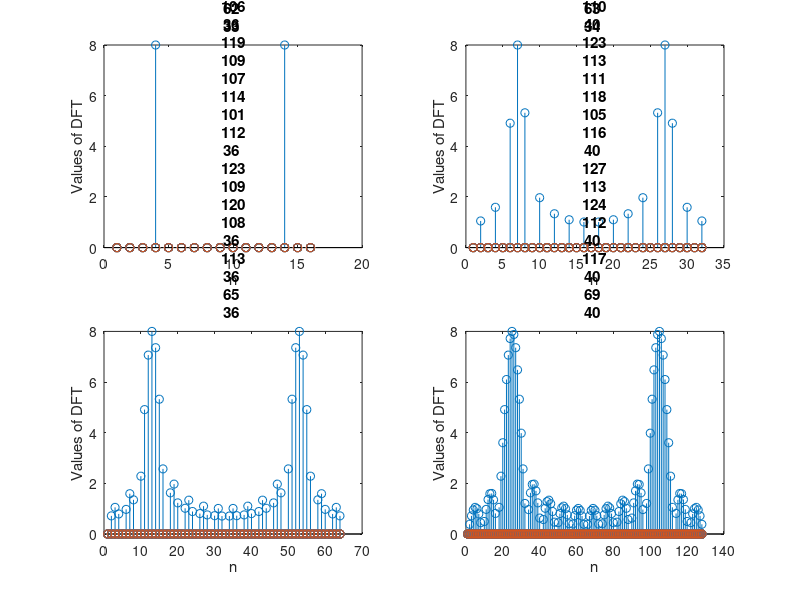

This figure's MATLAB source:
fo = 12;
fs = 64;
L = 16;
x = zeros(L);
for k = 0:15
    x(k+1)= cos((2*pi*fo*k)/fs);
end

for k = 0:3
    m= 2^k;
    y = fft(x,m*L);
    subplot(2,2,k+1);
    stem(abs(y));
    str = "DFT of signal with m = " + m;
    title(str);
    xlabel("n");
    ylabel("Values of DFT");
end
